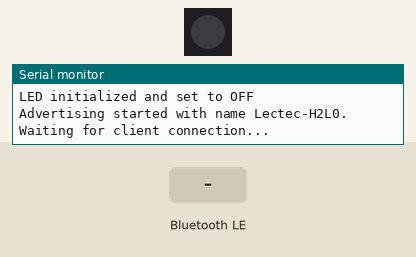
Bench run of a sketch on a simulated ESP32. On the bench: 1 RGB LEDs in strip order, left to right, the last lines printed to the serial monitor. Inputs (shaded band) come from the test bench. Nothing arrives over Bluetooth unless stated; a phone connects over Bluetooth LE 3 s after start.

Above: at 1.2 s.
1.3 s: Bluetooth LE write "ON" received
At 2.5 s:
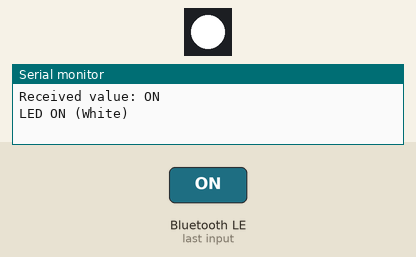
2.8 s: Bluetooth LE write "OFF" received
At 3.7 s:
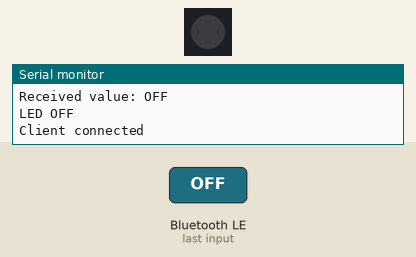
Timing chart, 0 to 5.8 s (numbered marks = the images above; inputs shaded):
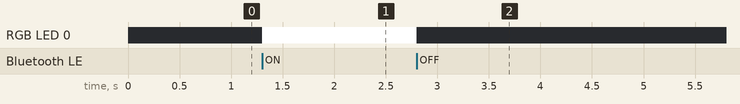

The sketch:

arduino_code.ino
```cpp
#include <BLEDevice.h>
#include <BLEUtils.h>
#include <BLEServer.h>
#include <Adafruit_NeoPixel.h>

#define LED_PIN 8
#define NUM_PIXELS 1
#define SERVICE_UUID "4fafc201-1fb5-459e-8fcc-c5c9c331914b"
#define CHARACTERISTIC_UUID "beb5483e-36e1-4688-b7f5-ea07361b26a8"

const char* DEVICE_NAME = "Lectec-H2L0";

Adafruit_NeoPixel rgbLed(NUM_PIXELS, LED_PIN, NEO_GRB + NEO_KHZ800);

// Callback class to handle disconnects
class ServerCallbacks : public BLEServerCallbacks {
    void onConnect(BLEServer* server) {
        Serial.println("Client connected");
    }

    void onDisconnect(BLEServer* server) {
        Serial.println("Client disconnected. Restarting advertising...");
        server->startAdvertising();  // Restart advertising on disconnect
    }
};

class MyCallbacks : public BLECharacteristicCallbacks {
    void onWrite(BLECharacteristic *characteristic) {
        String value = characteristic->getValue().c_str();
        Serial.print("Received value: ");
        Serial.println(value);

        if (value == "ON") {
            rgbLed.setPixelColor(0, rgbLed.Color(255, 255, 255));
            rgbLed.show();
            Serial.println("LED ON (White)");
        } else if (value == "OFF") {
            rgbLed.setPixelColor(0, rgbLed.Color(0, 0, 0));
            rgbLed.show();
            Serial.println("LED OFF");
        } else {
            Serial.println("Unknown command received.");
        }
    }
};

void setup() {
    Serial.begin(115200);
    Serial.println("Starting BLE and RGB LED Test");

    rgbLed.begin();
    rgbLed.show();
    Serial.println("LED initialized and set to OFF");

    BLEDevice::init(DEVICE_NAME);
    BLEServer *server = BLEDevice::createServer();
    server->setCallbacks(new ServerCallbacks());  // Set disconnect callback

    BLEService *service = server->createService(SERVICE_UUID);
    BLECharacteristic *characteristic = service->createCharacteristic(
        CHARACTERISTIC_UUID,
        BLECharacteristic::PROPERTY_WRITE
    );

    characteristic->setCallbacks(new MyCallbacks());
    service->start();

    BLEAdvertising *advertising = BLEDevice::getAdvertising();
    advertising->addServiceUUID(SERVICE_UUID);
    advertising->setScanResponse(true);
    advertising->start();

    Serial.printf("Advertising started with name %s. Waiting for client connection...\n", DEVICE_NAME);
}

void loop() {
    delay(5000);  // Keep loop clean for readability
}
```

Measured:
- after the input at 1.3 s, RGB LED 0: off → RGB(255, 255, 255) at once
- after the input at 2.8 s, RGB LED 0: RGB(255, 255, 255) → off at once
